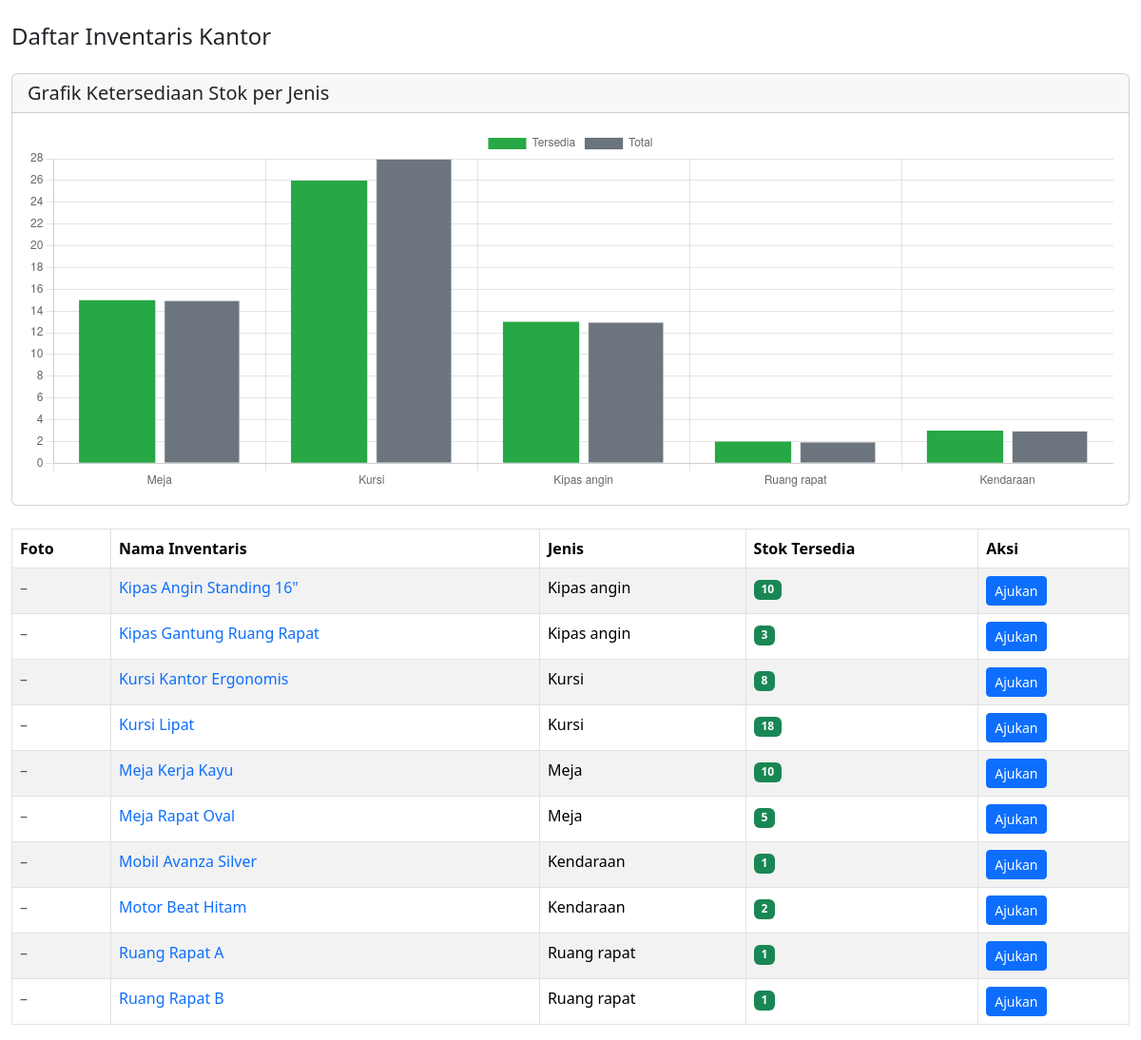
Screenshot of /daftar_inventaris.php (signed in) with the database file from the repository.
### tables this page shows
CREATE TABLE `inventaris` (
  `id_inventaris` int(11) NOT NULL,
  `nama` varchar(100) NOT NULL,
  `foto` varchar(255) DEFAULT 'default.jpg',
  `jenis` enum('meja','kursi','kipas_angin','ruang_rapat','kendaraan') NOT NULL,
  `jumlah_total` int(11) NOT NULL,
  `jumlah_tersedia` int(11) NOT NULL
);

### daftar_inventaris.php (the view, shortened to what this page needs)
<?php
require_once '../config/database.php';
$inventaris = $connection->query("
    SELECT id_inventaris, nama, jenis, jumlah_tersedia, jumlah_total, foto
    FROM inventaris
    ORDER BY nama
");
$stokData = $connection->query("
    SELECT jenis, SUM(jumlah_tersedia) as tersedia, SUM(jumlah_total) as total
    FROM inventaris
    GROUP BY jenis
");
?>
<!DOCTYPE html>
<html lang="id">
<head>
    <link href="https://cdn.jsdelivr.net/npm/bootstrap@5.3.3/dist/css/bootstrap.min.css" rel="stylesheet">
</head>
<body>
<div class="container-fluid mt-4">
    <h4 class="mb-4">Daftar Inventaris Kantor</h4>
    <div class="card mb-4">
        <div class="card-header">
            <h5 class="mb-0">Grafik Ketersediaan Stok per Jenis</h5>
        </div>
        <div class="card-body">
            <canvas id="stokChart" height="100"></canvas>
        </div>
    </div>
    <div class="table-responsive">
        <table class="table table-bordered table-striped">
            <thead class="bg-light">
                <tr>
                    <th>Foto</th>
                    <th>Nama Inventaris</th>
                    <th>Jenis</th>
                    <th>Stok Tersedia</th>
                    <th>Aksi</th>
                </tr>
            </thead>
            <tbody>
                <?php while ($row = $inventaris->fetch_assoc()): ?>
                <tr>
                    <td>
                        <?php if ($row['foto'] && file_exists('../uploads/inventaris/' . $row['foto'])): ?>
                            <img src="../uploads/inventaris/<?= htmlspecialchars($row['foto']) ?>"
                                 alt="<?= htmlspecialchars($row['nama']) ?>"
                                 width="60" class="img-thumbnail">
                        <?php else: ?>
                            <span class="text-muted">–</span>
                        <?php endif; ?>
                    </td>
                    <td>
                        <a href="detail_inventaris.php?id=<?= $row['id_inventaris'] ?>"
                           class="text-decoration-none">
                            <?= htmlspecialchars($row['nama']) ?>
                        </a>
                    </td>
                    <td><?= ucfirst(str_replace('_', ' ', $row['jenis'])) ?></td>
                    <td>
                        <?php if ($row['jumlah_tersedia'] > 0): ?>
                            <span class="badge bg-success"><?= $row['jumlah_tersedia'] ?></span>
                        <?php else: ?>
                            <span class="badge bg-danger">Habis</span>
                        <?php endif; ?>
                    </td>
                    <td>
                        <?php if ($row['jumlah_tersedia'] > 0): ?>
                            <a href="ajukan.php?id_inventaris=<?= $row['id_inventaris'] ?>"
                               class="btn btn-sm btn-primary">
                                Ajukan
                            </a>
                        <?php else: ?>
                            <button class="btn btn-sm btn-secondary" disabled>Habis</button>
                        <?php endif; ?>
                    </td>
                </tr>
                <?php endwhile; ?>
            </tbody>
        </table>
    </div>
</div>
<script>
// Data untuk grafik
const ctx = document.getElementById('stokChart').getContext('2d');
const labels = [<?php
    $labels = [];
    $tersedia = [];
    $total = [];
    while ($row = $stokData->fetch_assoc()) {
        $labels[] = '"' . ucfirst(str_replace('_', ' ', $row['jenis'])) . '"';
        $tersedia[] = $row['tersedia'];
        $total[] = $row['total'];
    }
    echo implode(', ', $labels);
?>];
const data = {
    labels: labels,
    datasets: [
        {
            label: 'Tersedia',
            data: [<?= implode(', ', $tersedia) ?>],
            backgroundColor: '#28a745'
        },
        {
            label: 'Total',
            data: [<?= implode(', ', $total) ?>],
            backgroundColor: '#6c757d',
            borderWidth: 1
        }
    ]
};
new Chart(ctx, {
    type: 'bar',
    data: data,
    options: {
        responsive: true,
        scales: {
            y: {
                beginAtZero: true,
                ticks: { stepSize: 1 }
            }
        }
    }
});
</script>
</body>
</html>

### rows the page displays
inventaris: nama "Kipas Angin Standing 16\"", jenis "Kipas angin", jumlah_tersedia "10"
inventaris: nama "Kipas Gantung Ruang Rapat", jenis "Kipas angin", jumlah_tersedia "3"
inventaris: nama "Kursi Kantor Ergonomis", jenis "Kursi", jumlah_tersedia "8"
inventaris: nama "Kursi Lipat", jenis "Kursi", jumlah_tersedia "18"
inventaris: nama "Meja Kerja Kayu", jenis "Meja", jumlah_tersedia "10"
inventaris: nama "Meja Rapat Oval", jenis "Meja", jumlah_tersedia "5"
inventaris: nama "Mobil Avanza Silver", jenis "Kendaraan", jumlah_tersedia "1"
inventaris: nama "Motor Beat Hitam", jenis "Kendaraan", jumlah_tersedia "2"
inventaris: nama "Ruang Rapat A", jenis "Ruang rapat", jumlah_tersedia "1"
inventaris: nama "Ruang Rapat B", jenis "Ruang rapat", jumlah_tersedia "1"

### other values shown
chart data {{ implode(', ', $tersedia) }} 15, 26, 13, 2, 3
chart data {{ implode(', ', $total) }} 15, 28, 13, 2, 3
